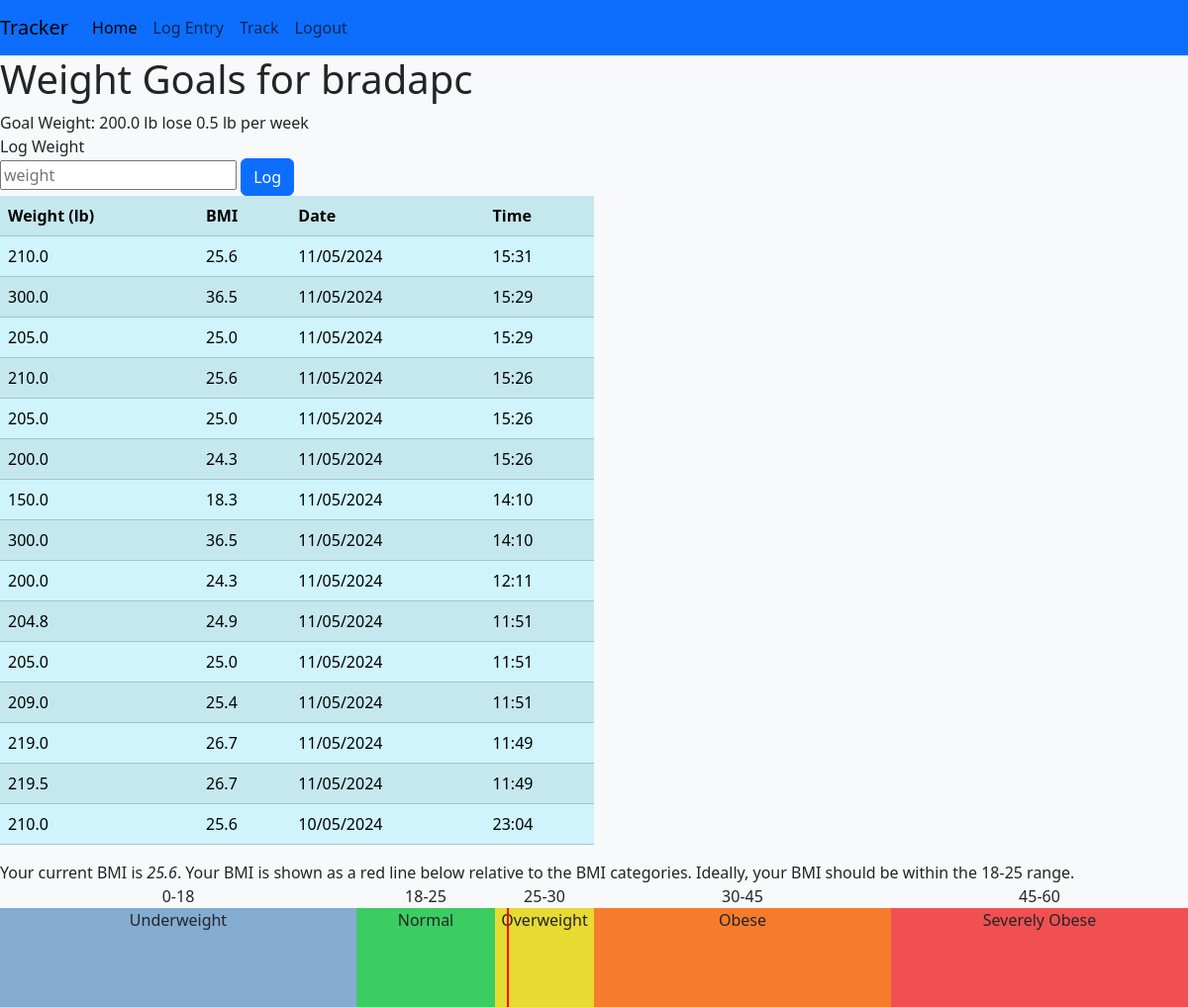
Screenshot of /weight/log (signed in) with the database file from the repository.
### tables this page shows
CREATE TABLE "weight_goals" (
user_id INTEGER NOT NULL,
goal_weight REAL NOT NULL,
goal_step REAL NOT NULL,
height REAL NOT NULL,
goal_direction INTEGER NOT NULL
, units TEXT, time TEXT);

CREATE TABLE weight_log (
user_id INTEGER NOT NULL,
weight REAL NOT NULL,
time TEXT
);

### app.py (the view)
@app.route("/weight/log", methods=["GET", "POST"])
@login_required
def weight_log():
    weight_goals = weightGoalExists()
    if not weight_goals:
        return redirect("/weight")
    weight_log = getWeightLog()
    units = getUnits(weight_goals)
    new_weight_log = splitDateTime(weight_log)
    new_weight_log = addBMI(new_weight_log, weight_goals['height'], weight_goals['units'])
    if request.method == "POST":
        new_weight_entry = request.form.get("weight-entry")
        if not new_weight_entry:
            errormsg = "Please enter a weight."
            return render_template("weight_log.html", errormsg=errormsg, user=session['user'], weight_goals=weight_goals, units=units, new_weight_log=new_weight_log)
        try:
            new_weight_entry = float(new_weight_entry)
        except:
            errormsg = "Please enter only numbers into the weight form."
            return render_template("weight_log.html", errormsg=errormsg, user=session['user'], weight_goals=weight_goals, units=units, new_weight_log=new_weight_log)
        dt_string = getFormattedDateTime()
        con = sqlite3.connect("tracker.db")
        cur = con.cursor()
        cur.execute("INSERT INTO weight_log (user_id, weight, time) VALUES(?, ?, ?)", (session['user_id'], new_weight_entry, dt_string,))
        con.commit()
        return redirect("/weight/log")
    else:
        return render_template("weight_log.html", user=session['user'], weight_goals=weight_goals, units=units, new_weight_log=new_weight_log)

### app.py (called while the page is built)
def login_required(f):
    @wraps(f)
    def decorated_function(*args, **kwargs):
        if session.get("user_id") is None:
            return redirect("/login")
        return f(*args, **kwargs)
    return decorated_function

def getUnits(weight_goals):
    units = {}
    if weight_goals['units'] == "metric":
        units['weight_unit'] = "kg"
        units['height_unit'] = "cm"
    elif weight_goals['units'] == "imperial":
        units['weight_unit'] = "lb"
        units['height_unit'] = "inches"
    return units

def weightGoalExists():
    con = sqlite3.connect("tracker.db")
    con.row_factory = sqlite3.Row
    cur = con.cursor()
    res = cur.execute("SELECT * FROM weight_goals WHERE user_id = ?", (session['user_id'],))
    res = res.fetchone()
    cur.close()
    con.close()
    return res

def getWeightLog():
    con = sqlite3.connect("tracker.db")
    cur = con.cursor()
    con.row_factory = sqlite3.Row
    cur.execute("SELECT * FROM weight_log WHERE user_id = ? ORDER BY time DESC", (session['user_id'],))
    weight_log = []
    weight_log = cur.fetchall()
    cur.close()
    con.close()
    return weight_log

def splitDateTime(weight_log):
    new_weight_log = []
    for entry in weight_log:
        new_entry = []
        dt_list = entry[2].split()
        dt_list[1] = dt_list[1][0:5]
        new_entry.append(entry[0])
        new_entry.append(entry[1])
        new_entry.append(dt_list[0])
        new_entry.append(dt_list[1])
        new_weight_log.append(new_entry)
    return new_weight_log

def computeBMI(height, weight, units):
    bmi = 0
    if units == 'imperial':
        bmi = 703 * (weight / height**2)
    elif units == 'metric':
        bmi = weight / (height / 100)**2
    return bmi

def addBMI(log, height, units):
    weight_log = []
    for row in log:
        bmi = computeBMI(height, row[1], units)
        bmi_str = "%0.1f" % bmi
        row.append(bmi_str)
        weight_log.append(row)
    return weight_log

### templates/weight_log.html (shortened to what this page needs)
{% extends "layout.html" %}
{% block body %}
    <h1>Weight Goals for {{ user }} </h1>
    {% if weight_goals %}
        <div class="goal-weight-container">
            <span>Goal Weight: {{ weight_goals.goal_weight }} {{ units.weight_unit }}</span>
            {% if (weight_goals.goal_direction > 0) %}
                <span>gain</span>
            {% elif (weight_goals.goal_direction < 0) %}
                <span>lose</span>
            {% endif %}
            <span>{{ weight_goals.goal_step }} {{ units.weight_unit }} per week</span>
        </div>
        <div class="goal-weight-log-entry">
            <span>Log Weight</span>
            <form action="/weight/log" method="post">
                <input type="text" placeholder="weight" name="weight-entry">
                <button type="submit" class="btn btn-primary">Log</button>
            </form>
        </div>
        <div class="weight-log">
            <table class="table table-info table-striped table-hover">
                <tr>
                    <th>Weight ({{ units.weight_unit }})</th>
                    <th>BMI</th>
                    <th>Date</th>
                    <th>Time</th>
                </tr>
                {% for entry in new_weight_log %}
                <tr>
                    <td>{{ entry[1] }}</td>
                    <td>{{ entry[4] }}</td>
                    <td> {{ entry[2] }}</td>
                    <td>{{ entry[3] }}</td>
                </tr>
                {% endfor %}
            </table>
        </div>
    {% endif %}
    <div class="bmi-info">
        <span>Your current BMI is <em>{{ new_weight_log[0][4] }}</em>. Your BMI is shown as a red line below
            relative to the BMI categories. Ideally, your BMI should be within the 18-25 range.
        </span>
    </div>
    <div class="bmi-visualizer">
    </div>
{% endblock %}

### templates/layout.html (shortened to what this page needs)
<!DOCTYPE html>
<html lang="en">
    <head>
        {% block head %}
        <link href="/static/styles.css" rel="stylesheet">
        <link href="https://cdn.jsdelivr.net/npm/bootstrap@5.3.3/dist/css/bootstrap.min.css" rel="stylesheet">
        {% endblock %}
    </head>
    <body class="bg-light">
        <nav class="navbar navbar-expand-lg navbar-light bg-primary">
            <a class="navbar-brand" href="#">Tracker</a>
            <div class="collapse navbar-collapse" id="navbarNavAltMarkup">
              <div class="navbar-nav">
                <a class="nav-item nav-link active" href="#">Home</a>
                <a class="nav-item nav-link" href="#">Log Entry</a>
                <a class="nav-item nav-link" href="#">Track</a>
                {% if  "user" in session %}
                <a class="nav-item nav-link" href="/logout">Logout</a>
                {% else %}
                <a class="nav-item nav-link" href="/login">Login</a>
                {% endif %}
              </div>
            </div>
          </nav>
        {% block body%} {% endblock %}
    </body>
</html>

### static/styles.css (style rules this page uses)
.weight-log { width: 600px; }
.bmi-visualizer { display: flex; height: 100px; }

### rows the page displays
weight_goals: goal_weight "200.0", goal_step "0.5"
weight_log: weight "210.0", entry "25.6", time "11/05/2024", entry "15:31"
weight_log: weight "300.0", entry "36.5", time "11/05/2024", entry "15:29"
weight_log: weight "205.0", entry "25.0", time "11/05/2024", entry "15:29"
weight_log: weight "210.0", entry "25.6", time "11/05/2024", entry "15:26"
weight_log: weight "205.0", entry "25.0", time "11/05/2024", entry "15:26"
weight_log: weight "200.0", entry "24.3", time "11/05/2024", entry "15:26"
weight_log: weight "150.0", entry "18.3", time "11/05/2024", entry "14:10"
weight_log: weight "300.0", entry "36.5", time "11/05/2024", entry "14:10"
weight_log: weight "200.0", entry "24.3", time "11/05/2024", entry "12:11"
weight_log: weight "204.8", entry "24.9", time "11/05/2024", entry "11:51"
weight_log: weight "205.0", entry "25.0", time "11/05/2024", entry "11:51"
weight_log: weight "209.0", entry "25.4", time "11/05/2024", entry "11:51"
weight_log: weight "219.0", entry "26.7", time "11/05/2024", entry "11:49"
weight_log: weight "219.5", entry "26.7", time "11/05/2024", entry "11:49"
weight_log: weight "210.0", entry "25.6", time "10/05/2024", entry "23:04"

### other values shown
{{ user }} "bradapc"
{{ units.weight_unit }} "lb"
{{ new_weight_log[0][4] }} "25.6"
